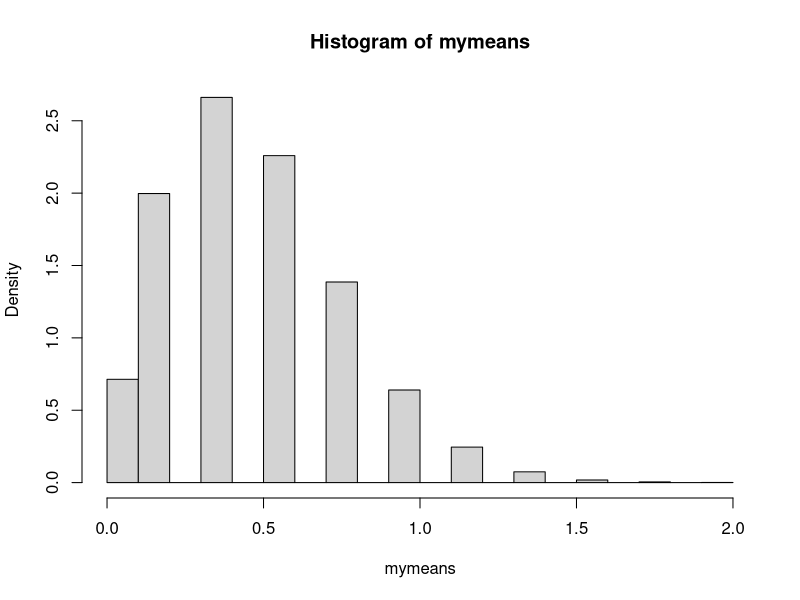
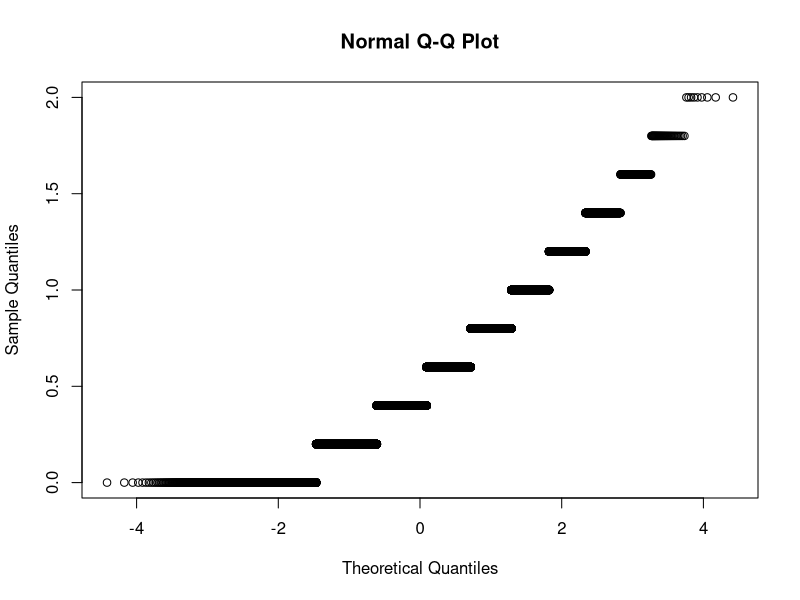
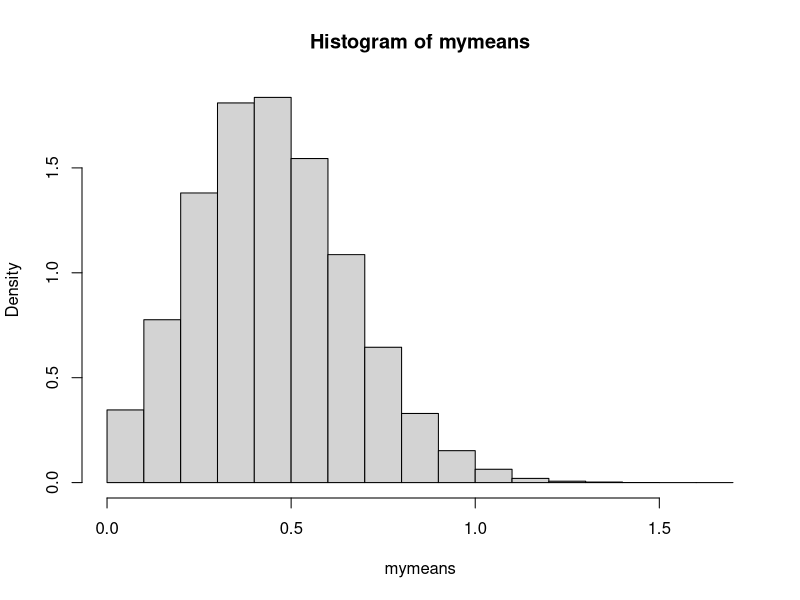
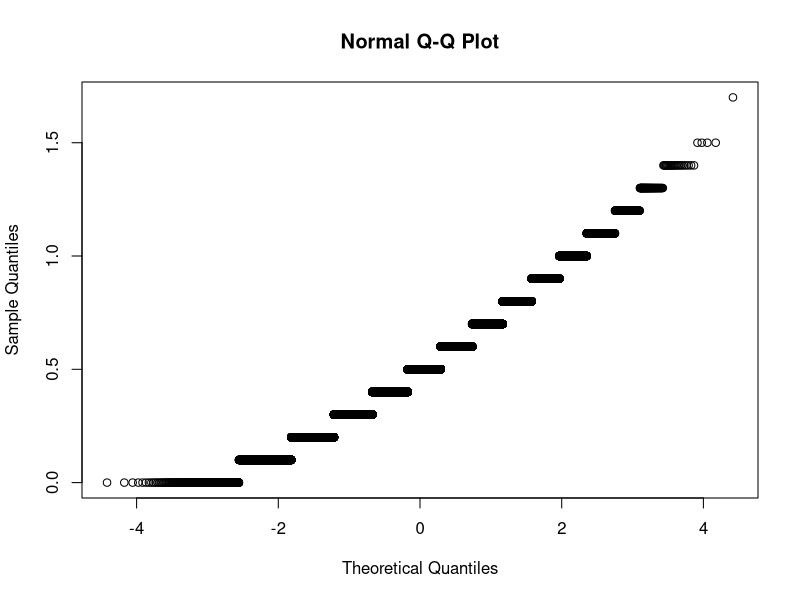
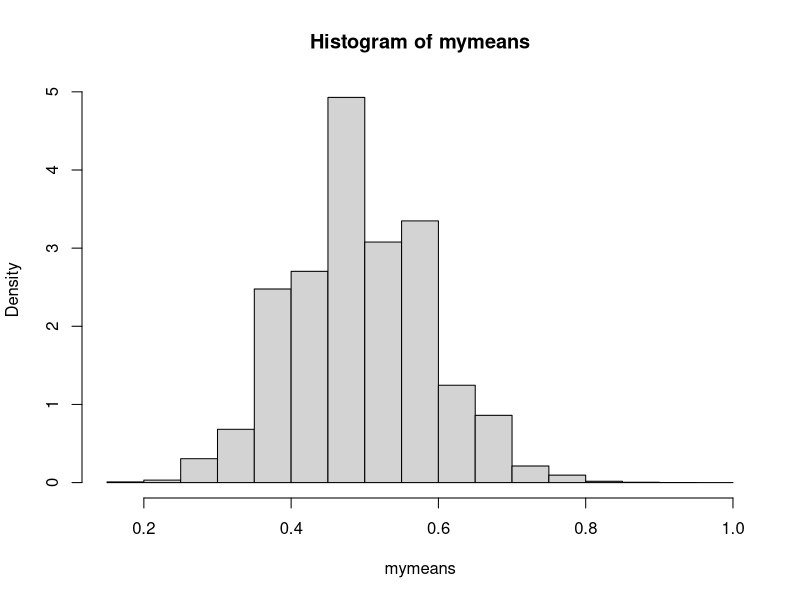
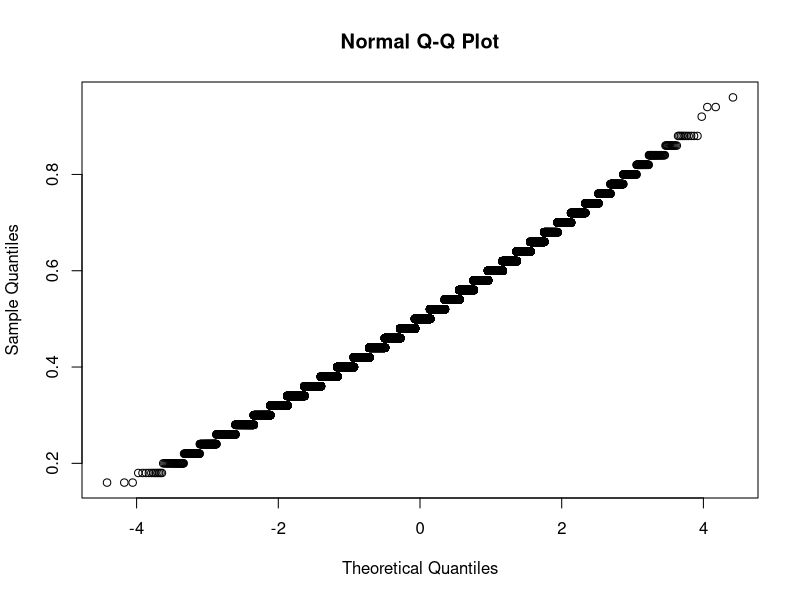
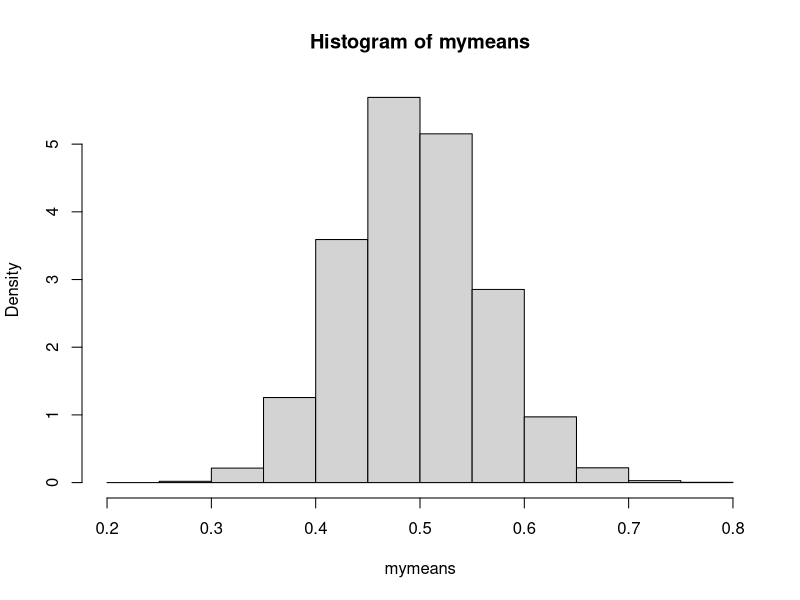
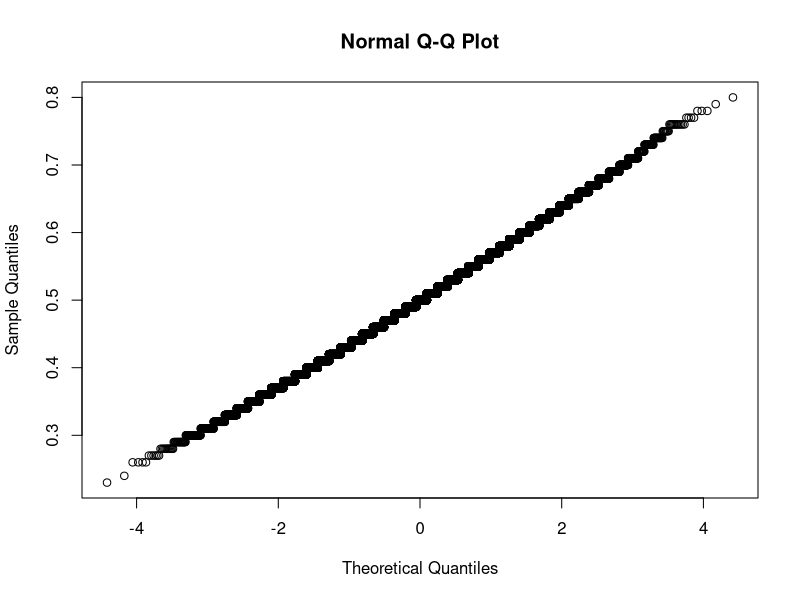

The R source for these figures, in order:
## ---- chunk 1
knitr::opts_chunk$set(echo = TRUE)
## ---- chunk 2
centralLimit = function(nreps, nobs, trials, ps, hist = FALSE, qqnorm = FALSE, ...)
{
  binomSamps = lapply(rep(nobs,nreps), rbinom, size=trials, prob=ps)
  mymeans = sapply(binomSamps, mean)
  if (hist == TRUE)
  {
    hist(mymeans, freq=FALSE, ...)
  }
  if (qqnorm == TRUE)
  {
    qqnorm(mymeans, ...)
  }
}
## ---- chunk 3
centralLimit(nreps = 100000, nobs = 5, trial = 5, ps = 0.1, hist = TRUE, qqnorm = TRUE)
## ---- chunk 4
centralLimit(nreps = 100000, nobs = 10, trial = 5, ps = 0.1, hist = TRUE, qqnorm = TRUE)
## ---- chunk 5
centralLimit(nreps = 100000, nobs = 50, trial = 5, ps = 0.1, hist = TRUE, qqnorm = TRUE)
## ---- chunk 6
centralLimit(nreps = 100000, nobs = 100, trial = 5, ps = 0.1, hist = TRUE, qqnorm = TRUE)
## ---- chunk 7
centralLimit(nreps = 100000, nobs = 500, trial = 5, ps = 0.1, hist = TRUE, qqnorm = TRUE)
